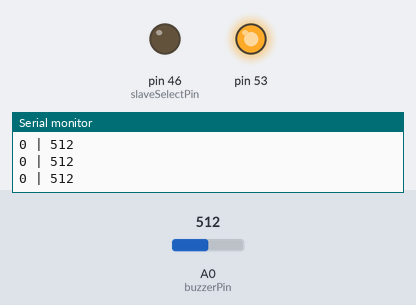
Bench run of a sketch on a simulated Arduino Mega 2560, built with avr-gcc and run on an emulated ATmega2560. On the bench: output pins drawn as LEDs (lit = HIGH), the last lines printed to the serial monitor. Inputs (shaded band) come from the test bench; at power-on: A0 (buzzerPin) = 512.

Above: at 1.2 s.
1.3 s: A0 (buzzerPin) set to 0
At 2.5 s:
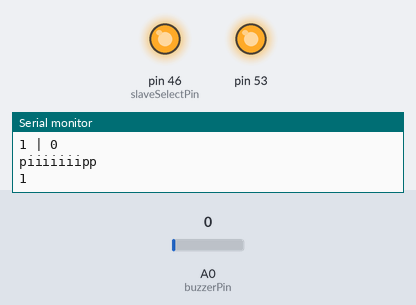
Timing chart, 0 to 4.3 s (numbered marks = the images above; inputs shaded):
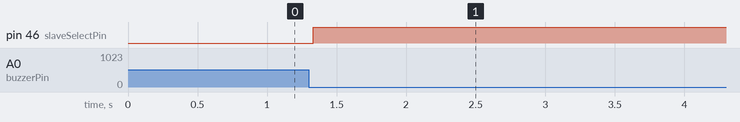

Measured:
- after the input at 1.3 s, pin 46 (slaveSelectPin): LOW → HIGH at once

The sketch:

ReadBuzzer.ino
```cpp
#include <SPI.h>

const int slaveSelectPin = 46;
const int buzzerPin = A0;

int buzzer = 0;
int beeps = 0;
bool on = false;

bool connected = false;

void setup() {
  Serial.begin(9600);

  pinMode(slaveSelectPin, OUTPUT);
  pinMode(buzzerPin, INPUT);

  SPI.begin();
}

void loop() {
  buzzer = analogRead(buzzerPin);
  Serial.println(String(beeps) + " | " + String(buzzer));

  if (buzzer > 400) on = true;

  if (buzzer == 0 && on) {
    Serial.println("piiiiiiipp");
    switch (beeps) {
      case 0:
        Serial.println("0");
        digitalPotWrite(0, 0);
        delay(1000);
        break;
      case 1:
        Serial.println("1");
        delay(2000);
        digitalPotWrite(0, 255);
        break;
      case 2:
        Serial.println("2");
        delay(1000);
        digitalPotWrite(0, 0);
        break;
      case 3:
        Serial.println("3");
        delay(1000);
        connected = true;
    }
    beeps++;
    delay(100);
  }

  if (connected) digitalPotWrite(0, 127);
}

void digitalPotWrite(int address, int value) {
  digitalWrite(slaveSelectPin, LOW);
  SPI.transfer(address);
  SPI.transfer(255 - value);
  digitalWrite(slaveSelectPin, HIGH);
}
```
